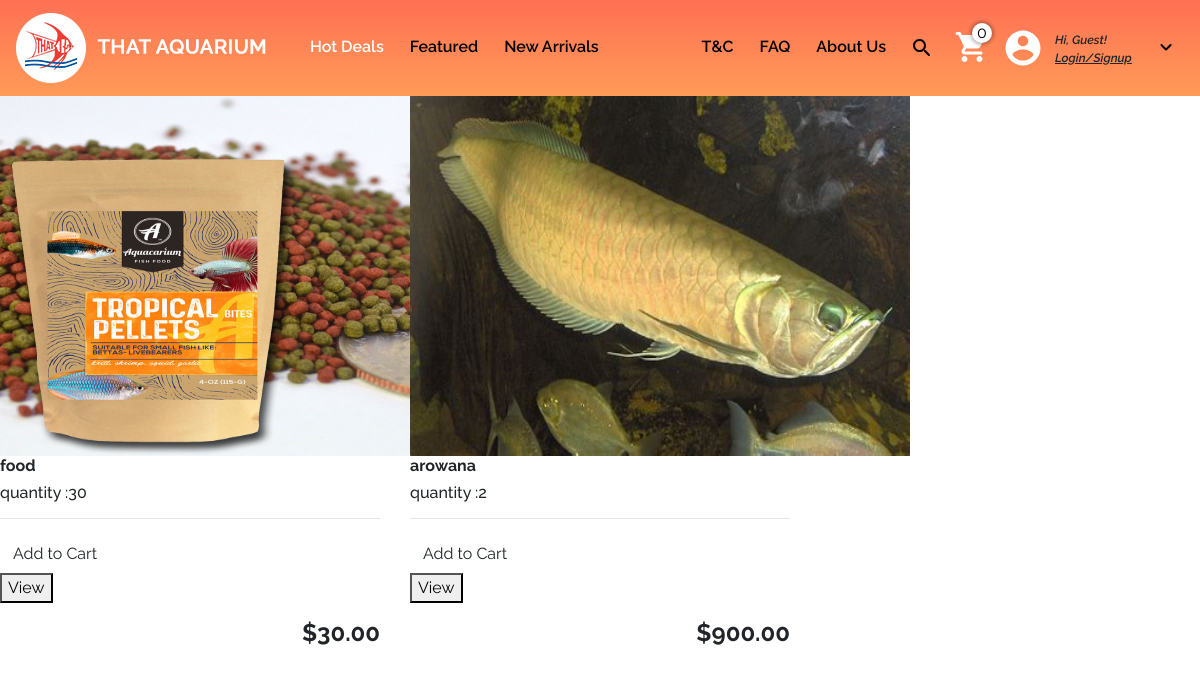
The page / on the database its author committed.
### store/models.py (models this page shows, shortened)
class Product(models.Model):
    display = [
        ('H', 'Hot deals'),
        ('F', 'Featured'),
        ('N', 'New Arrivals'),
        ('B', 'Blocked'), #hidden from every where but exists in the database
        ('D', 'Database'),#this means it will be avaliable in the search but not in the other fields
    ]
    product_name = models.CharField(max_length=150,default="product")
    product_type = models.CharField(max_length=100,default="accessory")
    product_class = models.CharField(max_length=100,default="class")
    product_category = models.CharField(max_length=100,default="parts")
    price = models.DecimalField(decimal_places=2,max_digits=9)
    image = models.ImageField(null=True,blank=True)
    quantity = models.IntegerField(default=0)
    description = models.TextField(default="Description")
    display_type = models.CharField(max_length=1,choices=display,default='D')

### store/views.py (the view, shortened to what this page needs)
# urls.py: 2. Add a URL to urlpatterns:  path('', views.home, name='home')
def home(request):
    products = Product.objects.filter(display_type="H")
    cartItem,items,CartTotal =cartData(request)
    context = {"items": items,"products": products,"cartItems": cartItem}
    return render(request,'home_page/front_page.html',context)

### store/utils.py (called while the page is built, shortened)
def CookieCart(request):
    try:
        cart = json.loads(request.COOKIES['cart'])
    except:
        cart = {}
    items = []
    cartItem = 0
    return [cartItem,items]

def cartData(request):
    if request.user.is_authenticated:
        customer = request.user
        order,created = Order.objects.get_or_create(customer=customer)
        items = order.orderitem_set.all()
        cartItem = order.get_cart_items
        CartTotal = 0
        for item in items:
            CartTotal += item.quantity
    else:
        cartItem,items = CookieCart(request)
        CartTotal = 0
        for item in items:
            CartTotal+=item["get_total"]
    return [cartItem,items,CartTotal]

### store/templates/home_page/front_page.html (shortened to what this page needs)
{% extends 'home_page/main.html' %}
{% load static %}
{% block content %}
<div class="row" xmlns="http://www.w3.org/1999/html">
    {% for product in products %}
    <div class="col-lg-4">
        <img class="thumbnail" height="360" width="500" src="{{ product.image.url }}">
        <div class="box-element product">
            <h6><strong>{{ product.product_name }}</strong></h6>
            <h6>quantity :{{ product.quantity }}</h6>
            <hr>
            <button  data-product={{ product.id }} data-action="add" class="btn update-cart">Add to Cart</button>
            <form action="" method="POST">
                <button name="view" value="{{ product.id }}" >View</button>
            </form>
            <h4 style="display: inline-block; float: right"><strong>${{ product.price|floatformat:2 }}</strong></h4>
        </div>
    </div>
    {% endfor %}
    </div>
{% endblock content %}

### store/static/css/main.css (style rules this page uses)
body { font-family: 'Raleway', sans-serif; }

### rows shown on the page
Product: image (picture), product_name "food", quantity "30", {{ product.id }} 2 (drawn), price "30.00"
Product: image (picture), product_name "arowana", quantity "2", {{ product.id }} 3 (drawn), price "900.00"

### other values the page prints
{{ cartItems }} "0"
